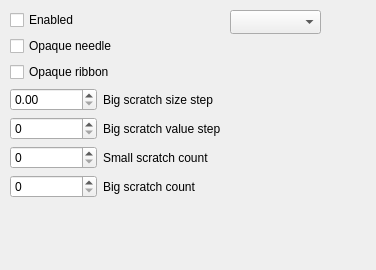
<?xml version="1.0" encoding="UTF-8"?>
<ui version="4.0">
 <class>HUD2FormRibbon</class>
 <widget class="QWidget" name="HUD2FormRibbon">
  <property name="geometry">
   <rect>
    <x>0</x>
    <y>0</y>
    <width>376</width>
    <height>270</height>
   </rect>
  </property>
  <property name="sizePolicy">
   <sizepolicy hsizetype="Minimum" vsizetype="Minimum">
    <horstretch>0</horstretch>
    <verstretch>0</verstretch>
   </sizepolicy>
  </property>
  <property name="windowTitle">
   <string>Form</string>
  </property>
  <widget class="QWidget" name="verticalLayoutWidget">
   <property name="geometry">
    <rect>
     <x>10</x>
     <y>10</y>
     <width>211</width>
     <height>231</height>
    </rect>
   </property>
   <layout class="QVBoxLayout" name="verticalLayout">
    <item>
     <widget class="QCheckBox" name="checkBoxEnable">
      <property name="text">
       <string>Enabled</string>
      </property>
     </widget>
    </item>
    <item>
     <widget class="QCheckBox" name="checkBoxNeedle">
      <property name="text">
       <string>Opaque needle</string>
      </property>
     </widget>
    </item>
    <item>
     <widget class="QCheckBox" name="checkBoxRibbon">
      <property name="text">
       <string>Opaque ribbon</string>
      </property>
     </widget>
    </item>
    <item>
     <layout class="QGridLayout" name="gridLayout">
      <item row="0" column="1">
       <widget class="QLabel" name="label">
        <property name="text">
         <string>Big scratch size step</string>
        </property>
       </widget>
      </item>
      <item row="1" column="0">
       <widget class="QSpinBox" name="bigScratchValueStep">
        <property name="toolTip">
         <string>&lt;html&gt;&lt;head/&gt;&lt;body&gt;&lt;p&gt;How much differ &lt;span style=&quot; font-weight:600;&quot;&gt;values&lt;/span&gt; of 2 sequental big scrates.&lt;/p&gt;&lt;/body&gt;&lt;/html&gt;</string>
        </property>
       </widget>
      </item>
      <item row="0" column="0">
       <widget class="QDoubleSpinBox" name="bigScratchLenStep">
        <property name="toolTip">
         <string>&lt;html&gt;&lt;head/&gt;&lt;body&gt;&lt;p&gt;Space between 2 big scratches in percents of screen.&lt;/p&gt;&lt;/body&gt;&lt;/html&gt;</string>
        </property>
       </widget>
      </item>
      <item row="2" column="0">
       <widget class="QSpinBox" name="stepsSmall">
        <property name="toolTip">
         <string>&lt;html&gt;&lt;head/&gt;&lt;body&gt;&lt;p&gt;How many small scrathes between 2 sequental big scratches.&lt;/p&gt;&lt;/body&gt;&lt;/html&gt;</string>
        </property>
       </widget>
      </item>
      <item row="1" column="1">
       <widget class="QLabel" name="label_2">
        <property name="text">
         <string>Big scratch value step</string>
        </property>
       </widget>
      </item>
      <item row="3" column="0">
       <widget class="QSpinBox" name="stepsBig">
        <property name="toolTip">
         <string>&lt;html&gt;&lt;head/&gt;&lt;body&gt;&lt;p&gt;How many big scratches in one ribbon. Note: this value will be automatically twiced by application.&lt;/p&gt;&lt;/body&gt;&lt;/html&gt;</string>
        </property>
       </widget>
      </item>
      <item row="2" column="1">
       <widget class="QLabel" name="label_3">
        <property name="text">
         <string>Small scratch count</string>
        </property>
       </widget>
      </item>
      <item row="3" column="1">
       <widget class="QLabel" name="label_4">
        <property name="text">
         <string>Big scratch count</string>
        </property>
       </widget>
      </item>
     </layout>
    </item>
    <item>
     <spacer name="verticalSpacer">
      <property name="orientation">
       <enum>Qt::Vertical</enum>
      </property>
      <property name="sizeHint" stdset="0">
       <size>
        <width>20</width>
        <height>40</height>
       </size>
      </property>
     </spacer>
    </item>
   </layout>
  </widget>
  <widget class="QComboBox" name="comboBox">
   <property name="geometry">
    <rect>
     <x>230</x>
     <y>10</y>
     <width>91</width>
     <height>24</height>
    </rect>
   </property>
   <property name="sizePolicy">
    <sizepolicy hsizetype="Preferred" vsizetype="Preferred">
     <horstretch>0</horstretch>
     <verstretch>0</verstretch>
    </sizepolicy>
   </property>
  </widget>
 </widget>
 <resources/>
 <connections/>
</ui>
